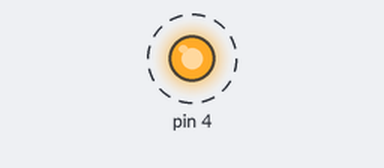
Bench run of a sketch on a simulated Arduino Uno, built with avr-gcc and run on an emulated ATmega328P. Shown: output pins drawn as LEDs (lit = HIGH). Dashed ring = blinking. At 5.0 s the program stops and its outputs stay as they are.

Above: at 0.2 s.
Timing chart, 0 to 3.0 s (numbered marks = the images above):
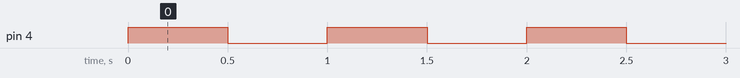

The sketch:

program_1.ino
```cpp
/*
Program 1
Luis Gomez
*/

void setup()
{
  pinMode(4,OUTPUT);
}

void loop()
{
  flashFive();
  flashForever();
}

int flashFive()
{
  int functionCount = 0;
  while(functionCount < 5)
  {
    digitalWrite(4,HIGH);
    delay(500);
    digitalWrite(4,LOW);
    delay(500);
    functionCount++;
  }
}

int flashForever()
{
  int forever = 0;
  while (forever ==0)
  {
    digitalWrite(4,HIGH);
  }
}
```

Measured:
- by itself, pin 4: alternates HIGH for 0.50 s and LOW for 0.50 s, 11 changes in all, then stays HIGH
